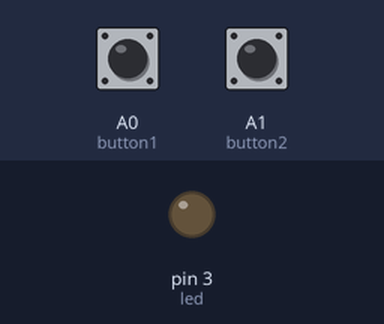
A sketch run on a simulated Arduino Uno, built with avr-gcc and run on an emulated ATmega328P. On the bench: output pins drawn as LEDs (lit = HIGH). Inputs (shaded band) come from the test bench; at power-on: A0 (button1) LOW, A1 (button2) LOW.

Above: at 1.2 s.
1.3 s: A0 (button1) pulled HIGH for 0.15 s
At 2.0 s:
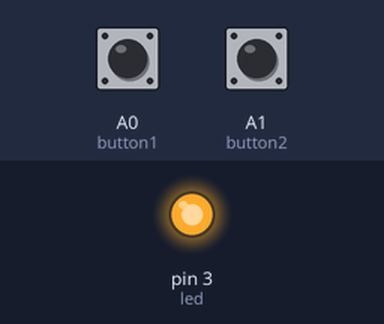
2.9 s: A1 (button2) pulled HIGH for 0.15 s
At 3.2 s:
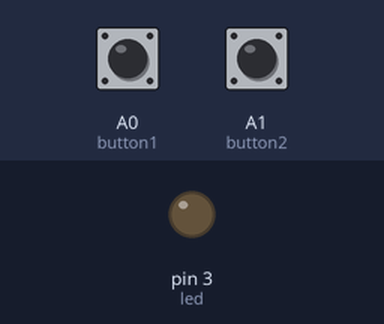
4.5 s: A0 (button1) pulled HIGH for 1 s
At 5.7 s:
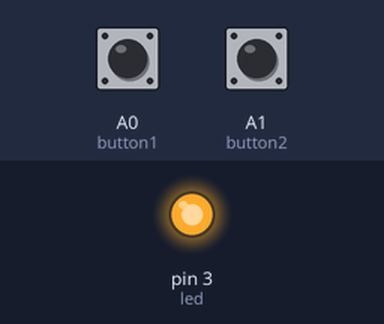
7.0 s: A0 (button1) driven HIGH and A1 (button2) driven HIGH
At 7.6 s:
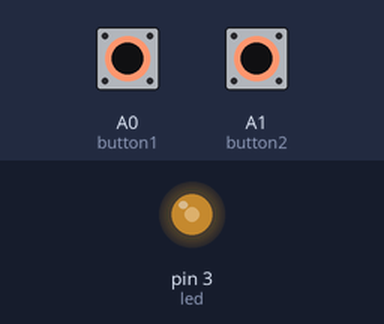
8.5 s: A1 (button2) driven LOW
At 9.2 s:
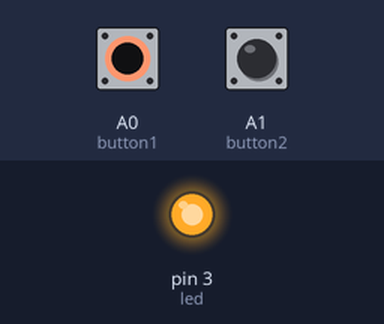
Timing chart, 0 to 11.0 s (numbered marks = the images above; inputs shaded):
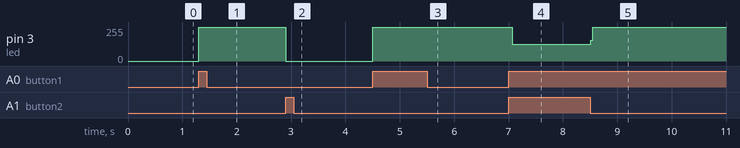

The sketch:

test.ino
```cpp
int button1 = A0;
int button2 = A1;
int led = 3;

boolean lastButton1 = LOW;
boolean lastButton2 = LOW;
boolean currentButton1 = LOW;
boolean currentButton2 = LOW;

void setup()
{
  pinMode(button1, INPUT);
  pinMode(button2, INPUT);
  pinMode(led,OUTPUT);
}

void loop()
{
  currentButton1 = debounce1(lastButton1);
  if (currentButton1 == 1)
  {
    digitalWrite(led,HIGH);
  }

  currentButton2 = debounce2(lastButton2);
  if (currentButton2 == 1)
  {
    digitalWrite(led,LOW);
  }

}

boolean debounce1(boolean last)
{

  boolean current = digitalRead(button1);
  if(last !=current)
  {
    delay(5); //long enough for switch to finish bouncing, not too long to let your finger hit

    current = digitalRead(button1);
  }
  return current;
}

boolean debounce2(boolean last)
{

  boolean current = digitalRead(button2);
  if(last !=current)
  {
    delay(5); //long enough for switch to finish bouncing, not too long to let your finger hit

    current = digitalRead(button2);
  }
  return current;
}
```

Measured:
- after the input at 1.3 s, pin 3 (led): 0/255 → 255/255 at once
- after the input at 2.9 s, pin 3 (led): 255/255 → 0/255 at once
- after the input at 4.5 s, pin 3 (led): 0/255 → 255/255 at once
- after the input at 7.0 s, pin 3 (led): 255/255 → 127/255 after 0.07 s
- after the input at 8.5 s, pin 3 (led): 127/255 → 255/255 at once
